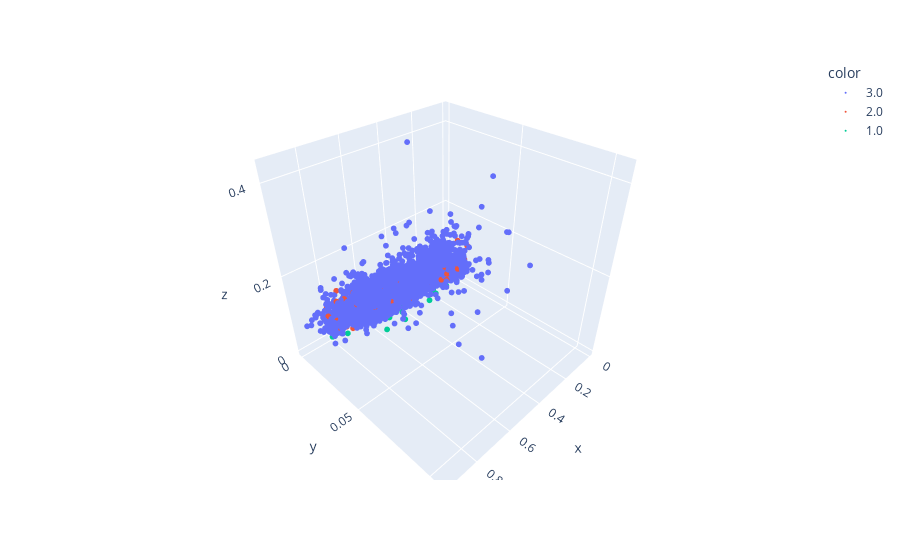

Notebook cell for this chart:
### Code cell
fig_42 = px.scatter_3d(x=thyroid[:,0], y=thyroid[:,17], z=thyroid[:,18], color=thyroid[:,21].astype(str))
fig_42.update_traces(marker=dict(size=2))
fig_42.show()

### Figure 1 — Plotly figure (JSON) as saved in the notebook; plotly's stock layout.template omitted (floating-point values rounded to 4 significant figures; data arrays with more than 128 entries replaced by an {"elided": "..."} marker saying what was removed)
{"data": [{"hovertemplate": "color=3.0<br>x=%{x}<br>y=%{y}<br>z=%{z}<extra></extra>", "legendgroup": "3.0", "marker": {"color": "#636efa", "size": 2, "symbol": "circle"}, "mode": "markers", "name": "3.0", "scene": "scene", "showlegend": true, "type": "scatter3d", "x": {"elided": "3488 float values"}, "y": {"elided": "3488 float values"}, "z": {"elided": "3488 float values"}}, {"hovertemplate": "color=2.0<br>x=%{x}<br>y=%{y}<br>z=%{z}<extra></extra>", "legendgroup": "2.0", "marker": {"color": "#EF553B", "size": 2, "symbol": "circle"}, "mode": "markers", "name": "2.0", "scene": "scene", "showlegend": true, "type": "scatter3d", "x": {"elided": "191 float values"}, "y": {"elided": "191 float values"}, "z": {"elided": "191 float values"}}, {"hovertemplate": "color=1.0<br>x=%{x}<br>y=%{y}<br>z=%{z}<extra></extra>", "legendgroup": "1.0", "marker": {"color": "#00cc96", "size": 2, "symbol": "circle"}, "mode": "markers", "name": "1.0", "scene": "scene", "showlegend": true, "type": "scatter3d", "x": [0.5, 0.78, 0.73, 0.43, 0.42, 0.53, 0.51, 0.68, 0.4, 0.6, 0.69, 0.48, 0.69, 0.79, 0.77, 0.24, 0.6, 0.62, 0.6, 0.73, 0.32, 0.63, 0.68, 0.34, 0.46, 0.33, 0.35, 0.5, 0.6, 0.67, 0.44, 0.28, 0.53, 0.68, 0.33, 0.6, 0.02, 0.35, 0.36, 0.29, 0.55, 0.28, 0.42, 0.63, 0.31, 0.6, 0.67, 0.84, 0.25, 0.65, 0.62, 0.65, 0.74, 0.25, 0.18, 0.63, 0.38, 0.69, 0.63, 0.37, 0.52, 0.6, 0.59, 0.58, 0.02, 0.48, 0.53, 0.28, 0.28, 0.39, 0.36, 0.01, 0.18, 0.6, 0.28, 0.74, 0.33, 0.7, 0.44, 0.6, 0.84, 0.5, 0.15, 0.5, 0.5, 0.68, 0.71, 0.5, 0.5, 0.71, 0.44, 0.53, 0.42], "y": [0.0096, 0.009, 0.011, 0.005, 0.008, 0.004, 0.004, 0.003, 0.002, 0.018, 0.01, 0.019, 0.008, 0.016, 0.005, 0.007, 0.022, 0.004, 0.006, 0.01, 0.002, 0.013, 0.003, 0.002, 0.005, 0.003, 0.026, 0.01, 0.004, 0.004, 0.014, 0.009, 0.014, 0.006, 0.008, 0.014, 0.017, 0.015, 0.002, 0.0096, 0.007, 0.002, 0.012, 0.004, 0.013, 0.01, 0.01, 0.0096, 0.007, 0.013, 0.0096, 0.007, 0.012, 0.002, 0.0096, 0.016, 0.017, 0.02, 0.0096, 0.009, 0.025, 0.011, 0.02, 0.0208, 0.0096, 0.01, 0.004, 0.0208, 0.023, 0.004, 0.003, 0.0096, 0.005, 0.005, 0.0208, 0.002, 0.02, 0.005, 0.006, 0.008, 0.007, 0.024, 0.017, 0.002, 0.014, 0.002, 0.003, 0.004, 0.002, 0.004, 0.015, 0.003, 0.008], "z": [0.013, 0.05, 0.052, 0.0029, 0.013, 0.039, 0.003, 0.006, 0.0048, 0.059, 0.051, 0.029, 0.053, 0.047, 0.033, 0.028, 0.071, 0.01, 0.023, 0.084, 0.003, 0.039, 0.014, 0.0058, 0.037, 0.0095, 0.046, 0.032, 0.0058, 0.012, 0.039, 0.036, 0.014, 0.015, 0.051, 0.042, 0.034, 0.036, 0.004, 0.063, 0.014, 0.002, 0.044, 0.014, 0.063, 0.032, 0.048, 0.035, 0.021, 0.031, 0.075, 0.015, 0.071, 0.016, 0.045, 0.06, 0.059, 0.089, 0.063, 0.045, 0.066, 0.045, 0.01, 0.068, 0.03375, 0.063, 0.017, 0.05, 0.042, 0.011, 0.01, 0.03375, 0.024, 0.011, 0.065, 0.05, 0.068, 0.027, 0.01, 0.012, 0.052, 0.025, 0.019, 0.033, 0.041, 0.018, 0.031, 0.017, 0.01, 0.037, 0.048, 0.013, 0.028]}], "layout": {"autosize": true, "legend": {"title": {"text": "color"}, "tracegroupgap": 0}, "margin": {"t": 60}, "scene": {"aspectmode": "auto", "aspectratio": {"x": 1, "y": 1, "z": 1}, "domain": {"x": [0, 1], "y": [0, 1]}, "xaxis": {"title": {"text": "x"}, "type": "linear"}, "yaxis": {"title": {"text": "y"}, "type": "linear"}, "zaxis": {"title": {"text": "z"}, "type": "linear"}}}}
